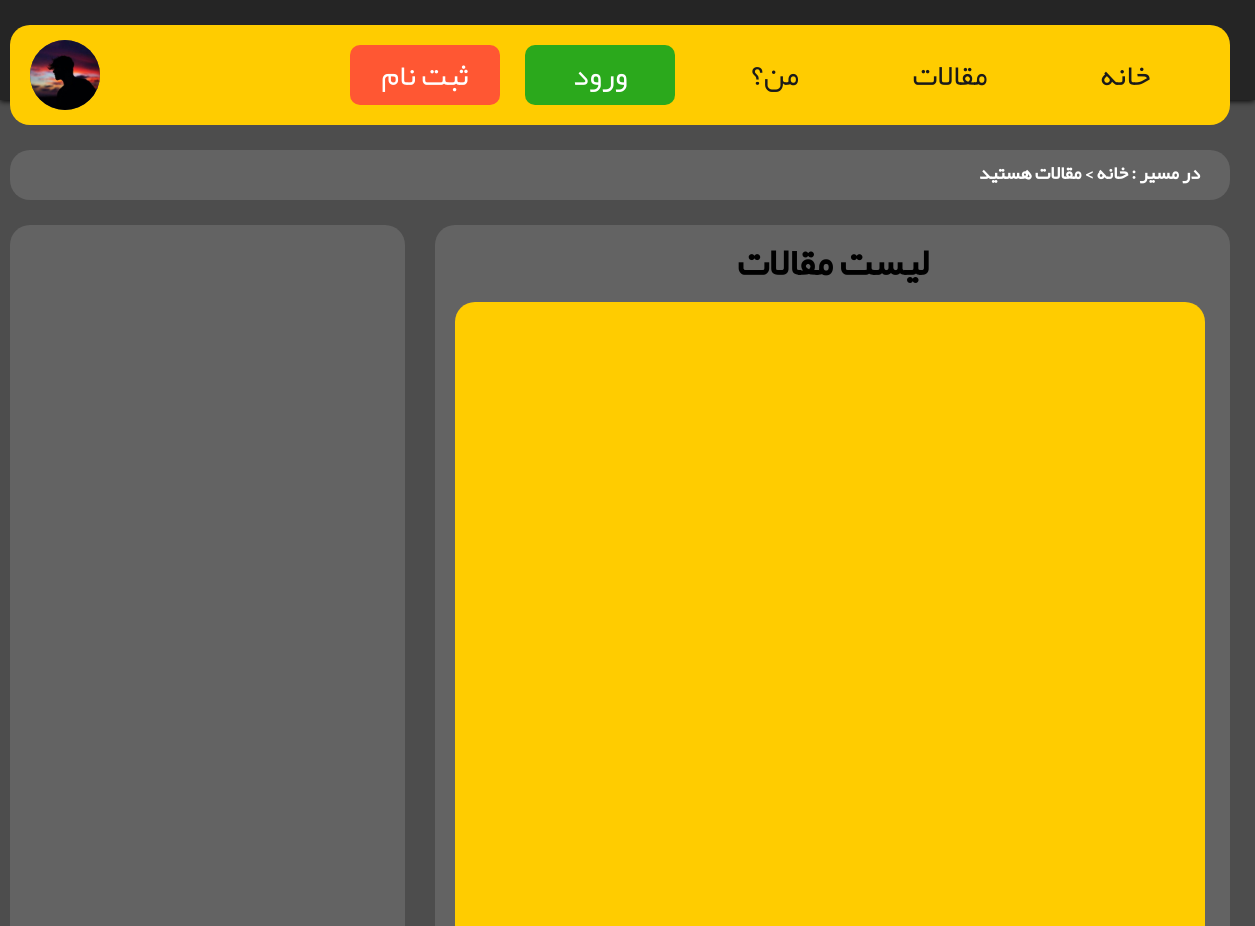
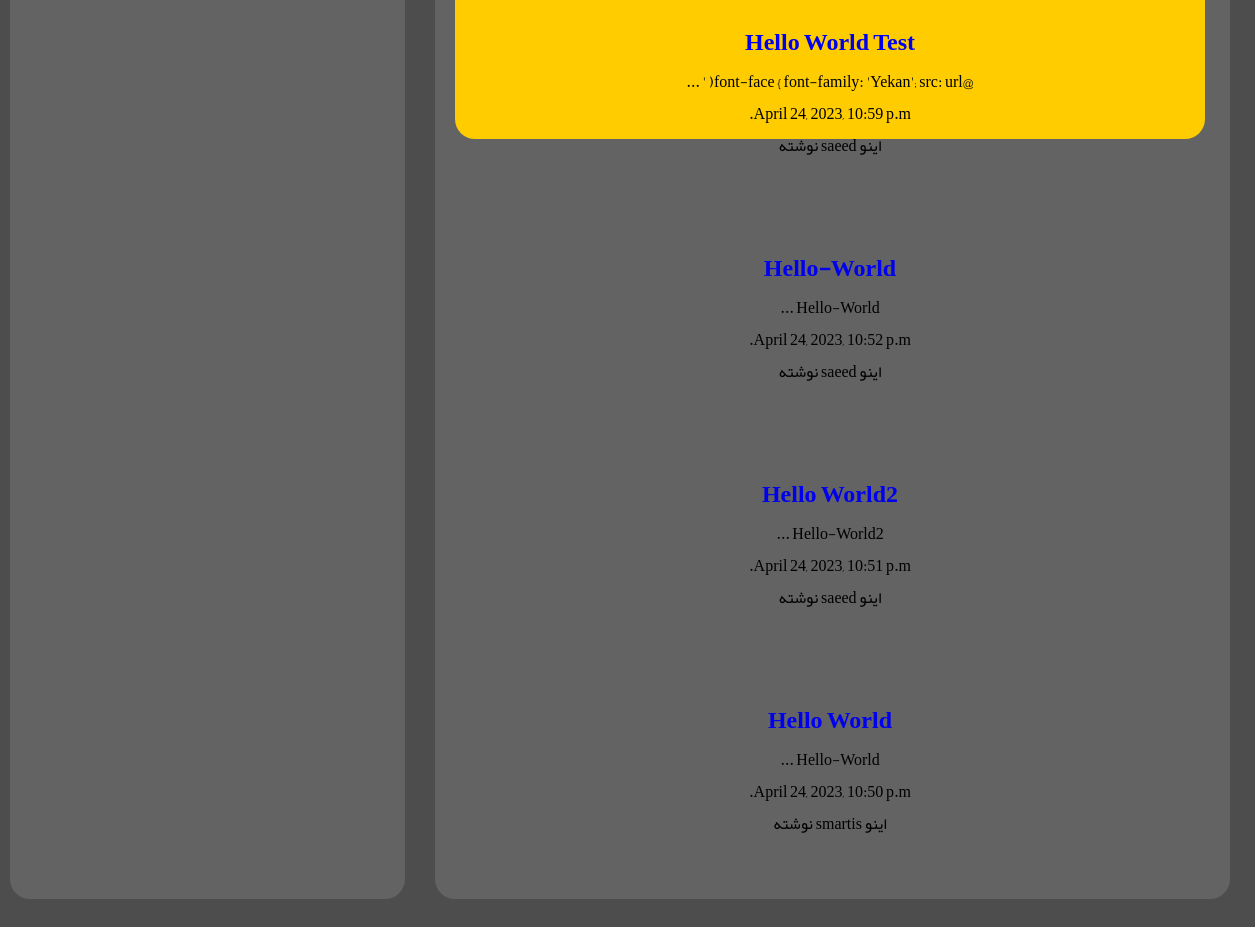
The page /articles/ on the database as committed earlier (2 pictures, top to bottom).
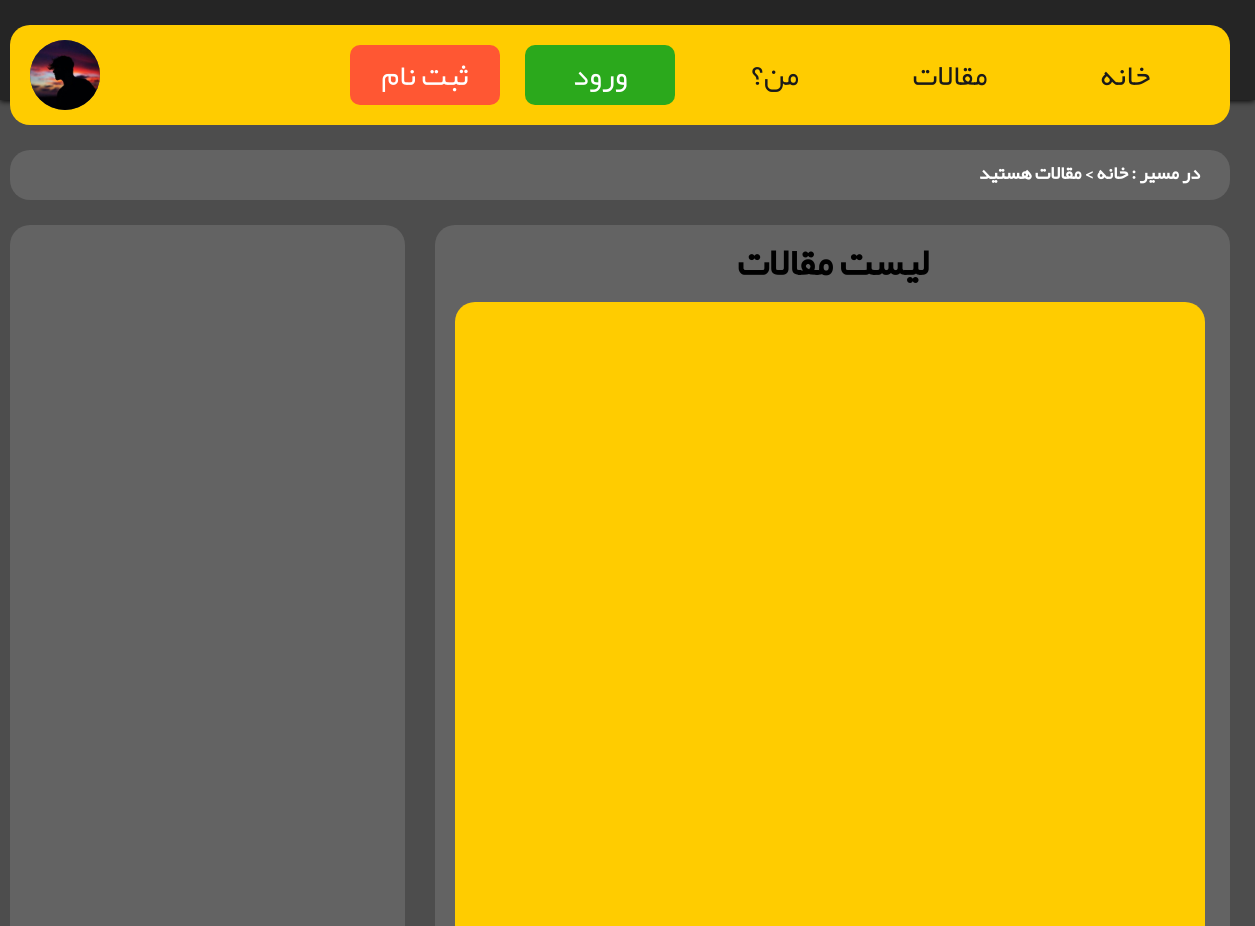
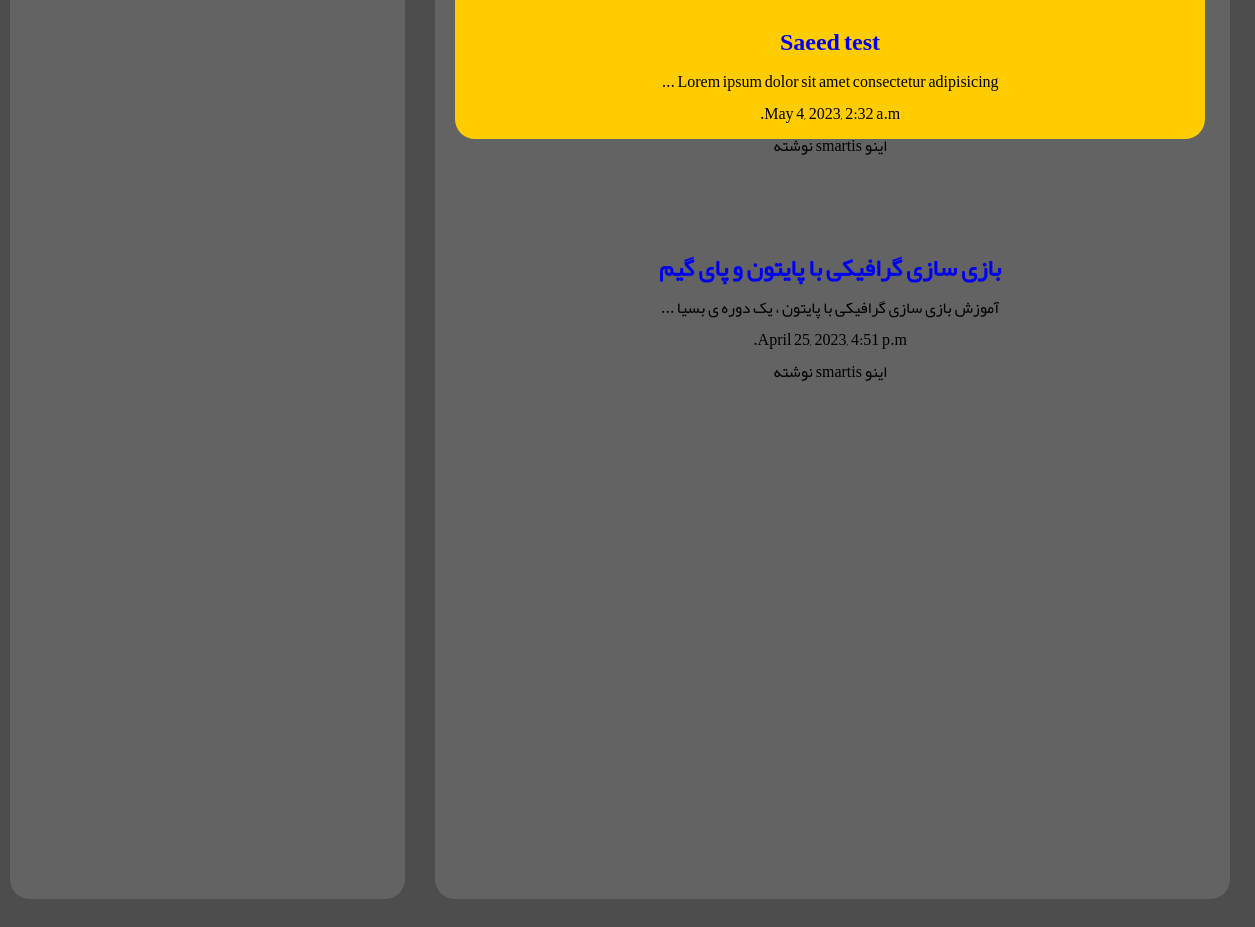
The same page on the database as committed later (2 pictures, top to bottom).
### articles/models.py (models this page shows, shortened)
class Article(models.Model):
    title = models.CharField(max_length = 100 , error_messages = messages)
    slug = models.SlugField(error_messages = messages)
    body = models.TextField(error_messages = messages)
    date = models.DateTimeField(auto_now_add = True ,error_messages = messages)
    image = models.ImageField(default='../media/default.jpg', blank=True ,error_messages = messages)
    author = models.ForeignKey(User,default=None,on_delete=models.CASCADE)
    def snippet(self):
        return self.body[0:50] + ' ...'

### articles/views.py (the view)
# urls.py: path('' , views.articles_list , name="List"),
def articles_list(request):
    articles = models.Article.objects.all().order_by('-date')
    args = {'articles':articles}
    return render(request , 'articles/articles_list.html', args)

### articles/templates/articles/articles_list.html (shortened to what this page needs)
{% extends 'base.html' %}
{% block content %}
    <h1>لیست مقالات</h1>
    <div class="articles">
        {% for art in articles %}
        <div class="article">
            <h2><a href="{% url 'articles:detail' slug=art.slug %}">{{art.title}}</a></h2>
            <p>{{art.snippet}}</p>
            <p>{{art.date}}</p>
            <p class="author"> اینو {{art.author.username}} نوشته </p>
        </div>
        {% endfor %}
    </div>
{%endblock%}

### templates/base.html (shortened to what this page needs)
{% load static %}
<!DOCTYPE html>
<html lang="en" dir="rtl">
<head>
    <link rel="stylesheet" href="{% static 'styles.css' %}">
</head>
    <body>
        <div class="container">
            <header class="header">
                <div class="logo">
                    <img src="../media/logo.jpg" alt="حال خوب">
                </div>
                <nav class="menu">
                    <ul>
                        <li><a href="{% url 'articles:List' %}">خانه</a></li>
                        <li><a href="{% url 'articles:List' %}">مقالات</a></li>
                        <li><a href="http://127.0.0.1:8000/about/">من؟</a></li>
                        {% if user.is_authenticated %}
                            <li class="profile">
                                <img src="../media/default-user-icon.png" alt="پنل کاربری">
                                <ul>
                                    <li><a href="{% url 'accounts:profile' %}">ناحیه کاربری</a></li>
                                    <li><a href="{% url 'articles:create' %}">نوشتن</a></li>
                                    <li>
                                        <form class="logout-link" action="{% url 'accounts:logout' %}" method="post">
                                            {% csrf_token %}
                                            <button type="submit">خروج</button>
                                        </form>
                                    </li>
                                </ul>
                            </li>
                        {% else %}
                            <li class="login"><a href="{% url 'accounts:login' %}">ورود</a></li>
                            <li class="signup"><a href="{% url 'accounts:signup' %}">ثبت نام</a></li>
                        {% endif %}
                    </ul>
                </nav>
            </header>
            <div class="directory">
                <h3> در مسیر : خانه > مقالات هستید </h3>
            </div>
            <div class="row">
                <div class="content">
                    {% block content %}
                    {%endblock%}
                </div>
            </div>
            <div class="leftfooter">
            </div>
        </div>
    </body>
</html>

### assets/styles.css (style rules this page uses)
body { margin: 0; font: 12pt/2 Yekan, sans-serif; background-color: #4d4d4d; }
body * { font-family: Yekan; margin: 0; }
a , a:hover , a:visited { text-decoration: none; transition: all .30s ease-in-out; }
.container { width: 100%; }
.row { position: relative; width: 795px; height: 1600px; background-color: #636363; border-radius: 20px; right: 25px; top: 225px; }
.content { max-width: 760px; margin: 0 auto; }
div.content h1 { text-align:center; font-size:2.4em; }
.directory { width: 1220px; height: 50px; border-radius: 20px; background-color: #636363; position: absolute; top: 150px; right: 25px; }
.directory h3 { position: absolute; padding: 5px; right: 25px; color: #fff; }
.leftfooter { position: relative; width: 395px; height: 1600px; background-color: #636363; border-radius: 20px; right: 850px; top: -1375px; }
.header { top: 0px; width: 100%; height: 100px; background-color: #252525; position: fixed; box-shadow: 0px 1px 6px rgb(0, 0, 0); z-index: 999; transition: all .2s ease-in-out; }
.menu { width: 1220px; height: 100px; background-color: #ffcc00; border-radius: 20px; top: 25px; right: 25px; position: relative; transition: all .2s ease-in-out; }
.menu > ul > li { float: right; list-style: none; position: relative; }
.menu ul li a { width: 100px; text-align: center; color: #1a1a1a; font-size: 30px; display: inline-block; padding: 0 25px; margin-right: 25px; position: relative; top: 20px; border-radius: 10px; left: 35px; }
.menu ul li.login a { background-color: #2ba91c; color: #fff; }
.menu ul li.signup a { background-color: #ff5733; color: #fff; }
.logo { width: 70px; height: 70px; background-color: #4d4d4d; border-radius: 100%; position: absolute; top: 40px; right: 1155px; z-index: 999; }
.logo img { width: 70px; height: 70px; border-radius: 100%; }
.articles { width: 750px; height: 763px; border-radius: 20px; background-color: #ffcc00; position: absolute; right: 25px; }
.article { padding: 10px; position: relative; padding-bottom: 40px; top: 20px; }
.article h2,p { text-align:center; position: relative; top: 580px; }

Rows that differ between the two databases and show on the page:
removed Article: title "Hello World Test", snippet "@font-face { font-family: 'Yekan'; src: url( ' ...", date "April 24, 2023, 10:59 p.m.", author.username "saeed"
removed Article: title "Hello-World", snippet "Hello-World ...", date "April 24, 2023, 10:52 p.m.", author.username "saeed"
removed Article: title "Hello World2", snippet "Hello-World2 ...", date "April 24, 2023, 10:51 p.m.", author.username "saeed"
removed Article: title "Hello World", snippet "Hello-World ...", date "April 24, 2023, 10:50 p.m.", author.username "smartis"
added Article: title "Saeed test", snippet "Lorem ipsum dolor sit amet consectetur adipisicing ...", date "May 4, 2023, 2:32 a.m.", author.username "smartis"
added Article: title "بازی سازی گرافیکی با پایتون و پای گیم", snippet "آموزش بازی سازی گرافیکی با پایتون ، یک دوره ی بسیا ...", date "April 25, 2023, 4:51 p.m.", author.username "smartis"
